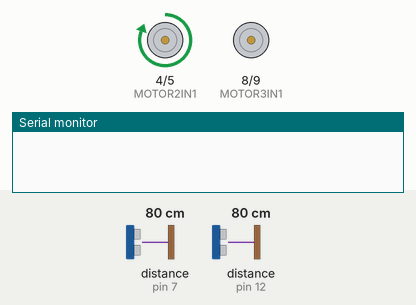
Recording of a sketch running on a simulated Arduino Uno, built with avr-gcc and run on an emulated ATmega328P. On the bench: motor-driver pin pairs drawn as motors (green arrow = first pin HIGH = forward, orange = second pin HIGH = backward, longer = more drive), the last lines printed to the serial monitor. The inputs (shaded band) are chosen by the test bench; at power-on: distance to the obstacle (sensors on pin 7, pin 12) 80 cm. The echo pulse lasts 58.3 µs per cm; random numbers use the default seed unless the sketch sets one.

Above: at 0.1 s.
At 1.5 s:
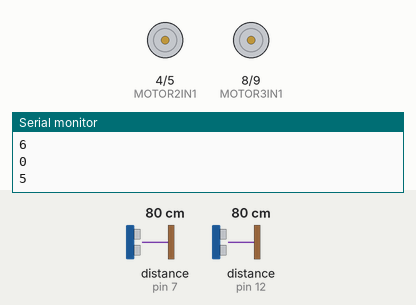
1.6 s: distance to the obstacle (sensor on pin 7) set to 45 cm
3.5 s: distance to the obstacle (sensor on pin 7) set to 36 cm
At 3.73 s:
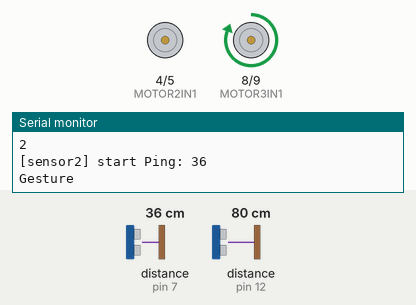
Timing chart, 0 to 6.5 s (numbered marks = the images above; inputs shaded):
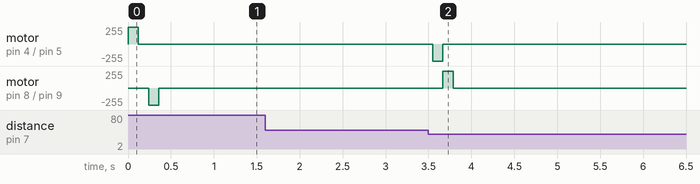

The sketch:

intution.ino
```cpp
/*

# About program
This program detects the distance using proximity sensor and
based on distance value decides the direction of DC motor rotation.

###### Concept behind the project
Read from thesagarsutar.me/portfolio/intution

###### Requirements
1. Arduino Microcontroller
2. Ultrasonic Proximity Sensor
3. DC Motor
4. L293d Motor driver IC

*/

#include <NewPing.h>


#define MAX_DISTANCE 60

#define MOTOR1IN1 0
#define MOTOR1IN2 1
#define SEN1_TRIGGER_PIN  2
#define SEN1_ECHO_PIN     3
#define MOTOR2IN1 4
#define MOTOR2IN2 5
#define SEN2_TRIGGER_PIN  6
#define SEN2_ECHO_PIN     7
#define MOTOR3IN1 8
#define MOTOR3IN2 9
#define SEN3_TRIGGER_PIN  11
#define SEN3_ECHO_PIN     12

int motorStatus[4] = {0,0,0,0};

NewPing sen1(SEN1_TRIGGER_PIN, SEN1_ECHO_PIN, MAX_DISTANCE);
NewPing sen2(SEN2_TRIGGER_PIN, SEN2_ECHO_PIN, MAX_DISTANCE);
NewPing sen3(SEN3_TRIGGER_PIN, SEN3_ECHO_PIN, MAX_DISTANCE);

int distance1, distance2, distance3;

void setup() {
  Serial.begin(115200);
  pinMode(MOTOR1IN1, OUTPUT);
  pinMode(MOTOR1IN2, OUTPUT);
  pinMode(MOTOR2IN1, OUTPUT);
  pinMode(MOTOR2IN2, OUTPUT);
  pinMode(MOTOR3IN1, OUTPUT);
  pinMode(MOTOR3IN2, OUTPUT);
  turnMotorAntiClockwise(2, 120);
  turnMotorOff(2);
  turnMotorClockwise(1, 120);
  turnMotorOff(1);
  turnMotorClockwise(3, 120);
  turnMotorOff(3);
}

void loop() {
  delay(70);
  long ran = random(70)%7;
  Serial.println(ran);
  if( ran == 2) {
    if(motorStatus[1] == 1) {
      distance1 = sen1.ping() / US_ROUNDTRIP_CM;
      Serial.print("[sensor1] start Ping: ");
      Serial.println(distance1);
      if((distance1!=0) && (distance1 > 7 && distance1 <= 40)) {
       onGesture(1);
      }
    }

    if(motorStatus[2] == 1) {
      distance2 = sen2.ping() / US_ROUNDTRIP_CM;
      Serial.print("[sensor2] start Ping: ");
      Serial.println(distance2);
      if((distance2!=0) && (distance2 > 7 && distance2 <= 40)) {
       onGesture(2);
      }
    }

    if(motorStatus[3] == 1) {
      distance3 = sen3.ping() / US_ROUNDTRIP_CM;
      Serial.print("[sensor3] start Ping: ");
      Serial.println(distance3);
      if((distance3!=0) && (distance3 > 7 && distance3 <= 40)) {
       onGesture(3);
      }
    }
  }
}

void onGesture(int motorNumber) {
  int randNumber;
  do {
    randNumber = (int)random(1,4);
  }while(randNumber == motorNumber);


  Serial.println("Gesture");
  turnMotorClockwise(motorNumber, 120);
  turnMotorOff(motorNumber);
  //delay(2000);
  turnMotorAntiClockwise(randNumber, 120);
  turnMotorOff(randNumber);
}

void turnMotorOff(int motorNumber) {
  switch(motorNumber) {
    case 1:
      digitalWrite(MOTOR1IN1, LOW);
      digitalWrite(MOTOR1IN2, LOW);
      break;
    case 2:
      digitalWrite(MOTOR2IN1, LOW);
      digitalWrite(MOTOR2IN2, LOW);
      break;
    case 3:
      digitalWrite(MOTOR3IN1, LOW);
      digitalWrite(MOTOR3IN2, LOW);
      break;
  }

}

void turnMotorClockwise(int motorNumber, int dly) {
  switch(motorNumber) {
    case 1:
      digitalWrite(MOTOR1IN1, LOW);
      digitalWrite(MOTOR1IN2, HIGH);
      break;
    case 2:
      digitalWrite(MOTOR2IN1, LOW);
      digitalWrite(MOTOR2IN2, HIGH);
      break;
    case 3:
      digitalWrite(MOTOR3IN1, LOW);
      digitalWrite(MOTOR3IN2, HIGH);
      break;
  }
  motorStatus[motorNumber] = 0;
  delay(dly);
}

//take actuator out
void turnMotorAntiClockwise(int motorNumber, int dly) {
  switch(motorNumber) {
    case 1:
      digitalWrite(MOTOR1IN1, HIGH);
      digitalWrite(MOTOR1IN2, LOW);
      break;
    case 2:
      digitalWrite(MOTOR2IN1, HIGH);
      digitalWrite(MOTOR2IN2, LOW);
      break;
    case 3:
      digitalWrite(MOTOR3IN1, HIGH);
      digitalWrite(MOTOR3IN2, LOW);
      break;
  }
  motorStatus[motorNumber] = 1;
  delay(dly);
}
```

Measured:
- the behaviour switches between 41 and 40 cm on distance to the obstacle (sensor on pin 7) (found by bisection; images 1 and 2)
- after the input at 3.5 s, motor on pin 4 (MOTOR2IN1) / pin 5 (MOTOR2IN2): stopped → backward 255/255 after 0.05 s, → stopped 0.12 s later; motor on pin 8 (MOTOR3IN1) / pin 9 (MOTOR3IN2): stopped → forward 255/255 after 0.17 s, → stopped 0.12 s later
